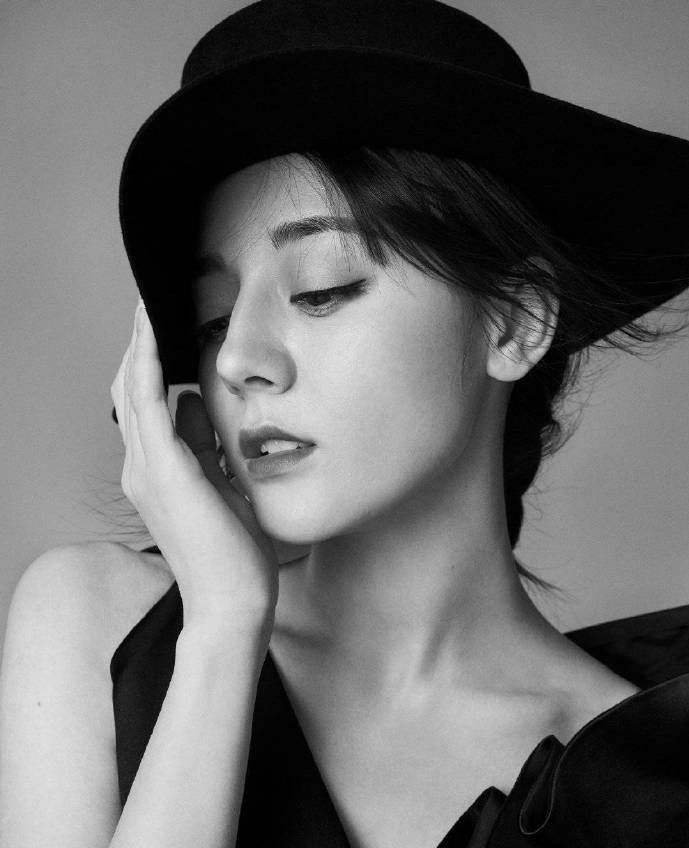
#> input picture month05/AI/day05/timg.jpeg, 689 x 848 px
$ python demo07_quant.py   (older library calls are emulated)
#> lines starting #> are read from the running program, lines starting #| are printed output that depends on the picture
"""
图像量化
"""
import numpy as np
import scipy.misc as sm
import cv2
import scipy.ndimage as sn
import sklearn.cluster as sc
import matplotlib.pyplot as mp

img = cv2.imread('timg.jpeg')
#> img is the input picture: shape (848, 689, 3); min 0, max 253, mean 105.1
img = cv2.cvtColor(img, cv2.COLOR_RGB2GRAY)
#> img: shape (848, 689)
print(img.shape)
#| (848, 689)
# 针对img 基于kmeans实现图像量化
x = img.reshape(-1, 1)
model = sc.KMeans(n_clusters=4)
model.fit(x)
labels = model.labels_  # 每个样本的类别标签
centers = model.cluster_centers_.ravel()
print(labels)
print(centers)
newimg = centers[labels].reshape(img.shape)

# 绘制
mp.figure('Quant', facecolor='lightgray')
mp.subplot(121)
mp.axis('off')  # 关闭坐标系
mp.imshow(img, cmap='gray')

mp.subplot(122)
mp.axis('off')  # 关闭坐标系
mp.imshow(newimg, cmap='gray')

mp.tight_layout()
mp.show()
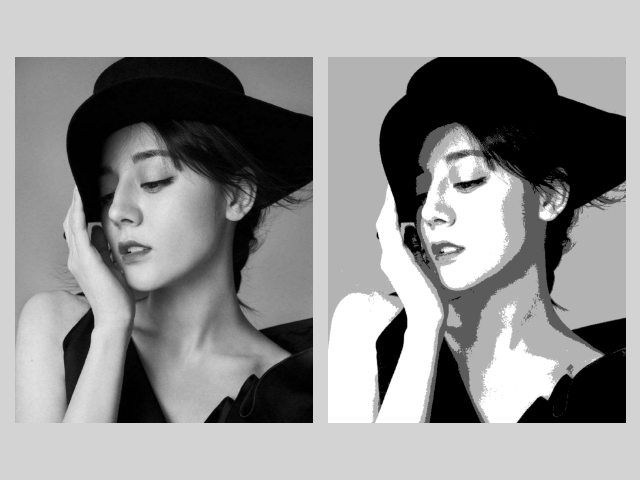
#> figure drawn by matplotlib, 2 panels
